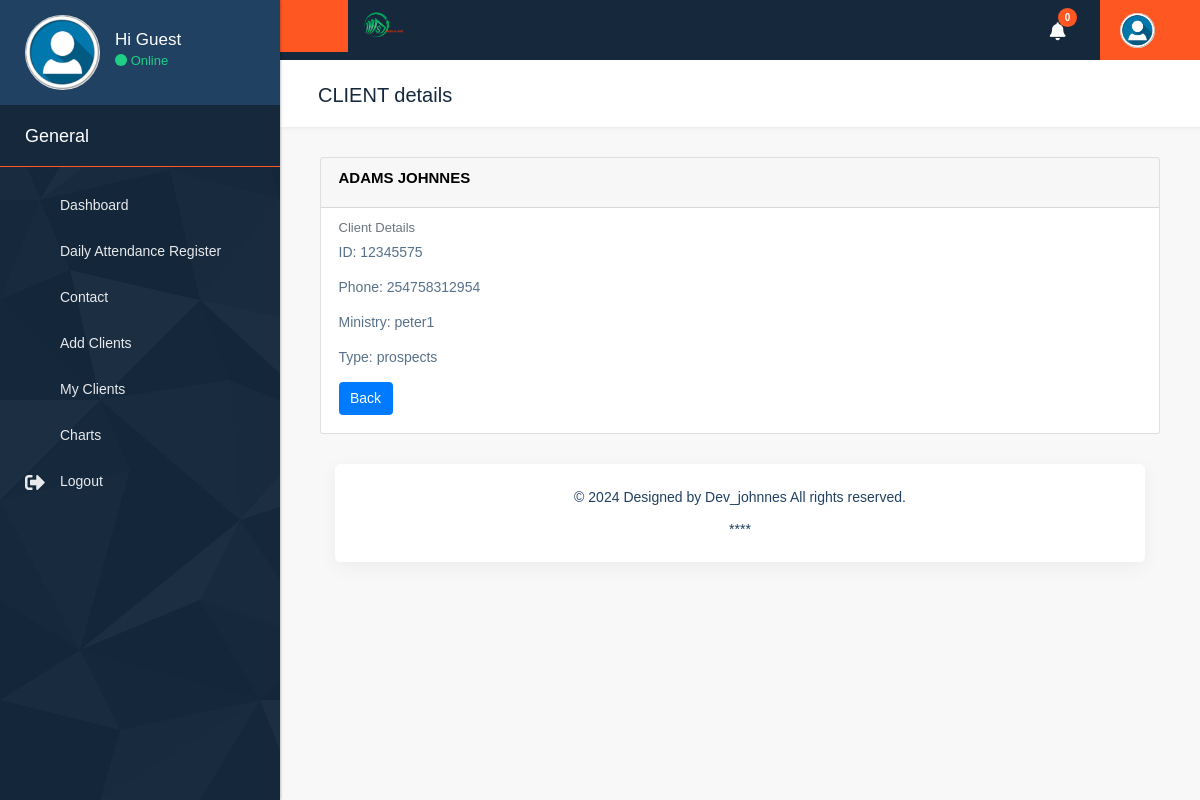
Page /client/2/ on the committed database.
### accounts/models.py (models this page shows, shortened)
class Client(models.Model):
    user = models.ForeignKey(User, on_delete=models.CASCADE, blank=True, null=True)
    client_fullname = models.CharField(max_length=255)
    id_number = models.CharField(
                max_length=8,  # Allow up to 8 characters
                unique=True,
                validators=[
                    RegexValidator(
                        regex=r'^[0-9]{7,8}$',  # Only digits, 7 to 8 characters
                        message='ID number must be 7 to 8 digits long.',
                    ),
                ]
            )
    phone_number = models.CharField(
                max_length=12,  # Allow up to 12 characters
                validators=[
                    RegexValidator(
                        regex=r'^[0-9]{10,12}$',  # Only digits, 10 to 12 characters
                        message='Phone number must be 10 to 12 digits long.',
                    ),
                ]
            )
    ministry = models.CharField(max_length=255)
    TYPE_CHOICES = (
        ('prospects', 'Prospects'),
        ('lead', 'Lead'),
        ('conversion', 'Conversion'),
    )
    type = models.CharField(max_length=20, choices=TYPE_CHOICES)
    pf_number = models.CharField(max_length=255, blank=True, null=True)
    amount = models.DecimalField(max_digits=10, decimal_places=2, blank=True, null=True)
    comment = models.TextField(blank=True, null=True)
    pf_number_conversion = models.CharField(max_length=255, blank=True, null=True)
    password = models.CharField(max_length=255, blank=True, null=True)
    amount_applied = models.DecimalField(max_digits=10, decimal_places=2, blank=True, null=True)
    date_field = models.DateField(blank=True, null=True)
    comment_conversion = models.TextField(blank=True, null=True)
    TYPE_LOAN_CHOICES = (
        ('refinance', 'Refinance'),
        ('topup', 'Top-Up'),
        ('buyoff', 'Buy-Off'),
    )
    type_loan_qualify = models.CharField(max_length=20, choices=TYPE_LOAN_CHOICES, blank=True, null=True)

### accounts/views.py (the view)
# urls.py: path('client/<int:pk>/', views.client_details, name='client_details'),
def client_details(request, pk):
    client = get_object_or_404(Client, pk=pk)
    return render(request, 'member/client_details.html', {'client': client})

### accounts/templates/member/client_details.html (shortened to what this page needs)
{% extends 'member/base.html' %}
{% load static %}
{% block page_title %} CLIENT details{% endblock %}
{% block content %}
  {% if client %}
    <div class="card">
      <div class="card-header">
        <h5 class="card-title">{{ client.client_fullname }}</h5>
      </div>
      <div class="card-body">
        <h6 class="card-subtitle mb-2 text-muted">Client Details</h6>
        <p class="card-text"><strong>ID:</strong> {{ client.id_number }}</p>
        <p class="card-text"><strong>Phone:</strong> {{ client.phone_number }}</p>
        <p class="card-text"><strong>Ministry:</strong> {{ client.ministry }}</p>
        <p class="card-text"><strong>Type:</strong> {{ client.type }}</p>
        <a href="{% url 'user_clients' %}" class="btn btn-primary">Back</a>
      </div>
    </div>
  {% else %}
    <p>No records available.</p>
  {% endif %}
{% endblock %}

### static/css/style.css (style rules this page uses)
* { margin: 0; padding: 0; outline: none !important; }
html, body { color: #898989; font-size: 14px; font-family: 'Poppins', sans-serif; line-height: normal; font-weight: 300; overflow-x: hidden !important; }
a { color: #1f1f1f; text-decoration: none !important; outline: none !important; -webkit-transition: all .3s ease-in-out; -moz-transition: all .3s ease-in-out; -ms-transition: all .3s ease-in-out; -o-transition: all .3s ease-in-out; transition: all .3s ease-in-out; }
h1, h2, h3, h4, h5, h6 { letter-spacing: 0; font-weight: normal; position: relative; padding: 0; font-weight: normal; line-height: normal; color: #1f1f1f; margin: 0 }
h5 { font-size: 14px }
h6 { font-size: 13px }
a { color: #898989; text-decoration: none; outline: none; }
a, .btn { text-decoration: none !important; outline: none !important; -webkit-transition: all .3s ease-in-out; -moz-transition: all .3s ease-in-out; -ms-transition: all .3s ease-in-out; -o-transition: all .3s ease-in-out; transition: all .3s ease-in-out; }
h5 { font-size: 15px; font-weight: 700; text-transform: uppercase; margin: 0; line-height: normal; color: #000; }
p { color: #58718a; font-size: 14px; line-height: 21px; }
.btn { font-size: 14px; }

### rows in the picture
Client: client_fullname "ADAMS JOHNNES", id_number "12345575", phone_number "254758312954", ministry "peter1", type "prospects"

### other values in the picture
{{ user.username.title|default:'Guest' }} "Guest"
